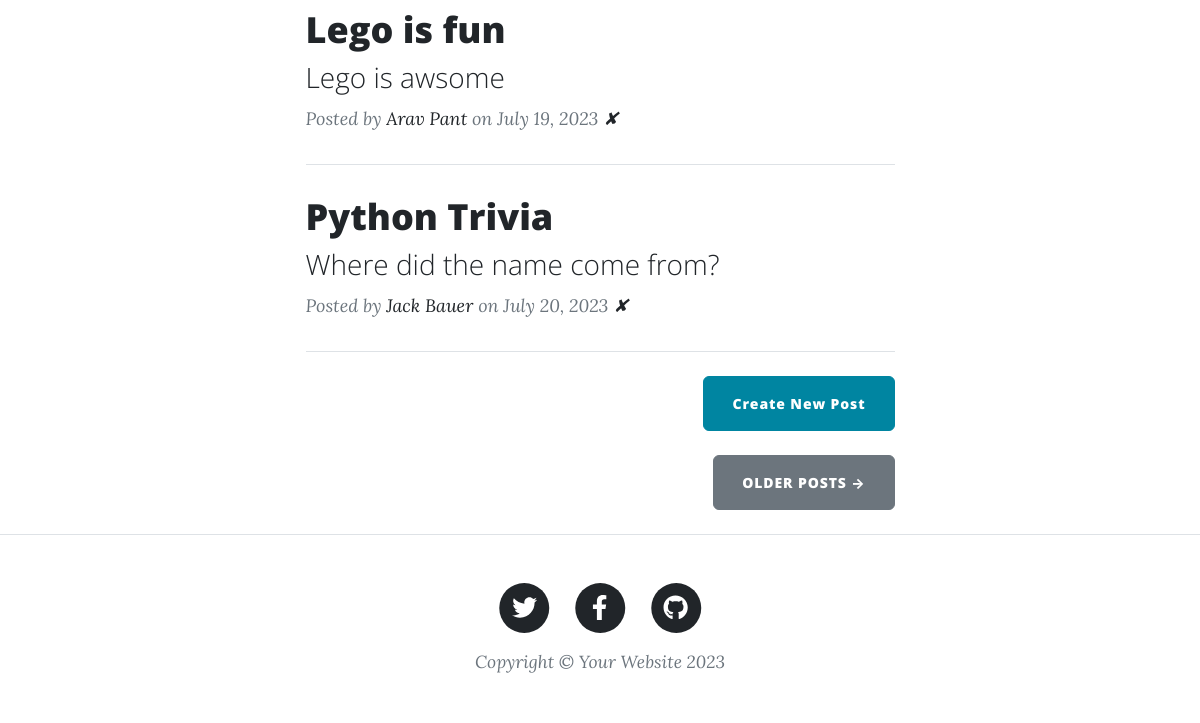
The app's page / (lower part), older data.
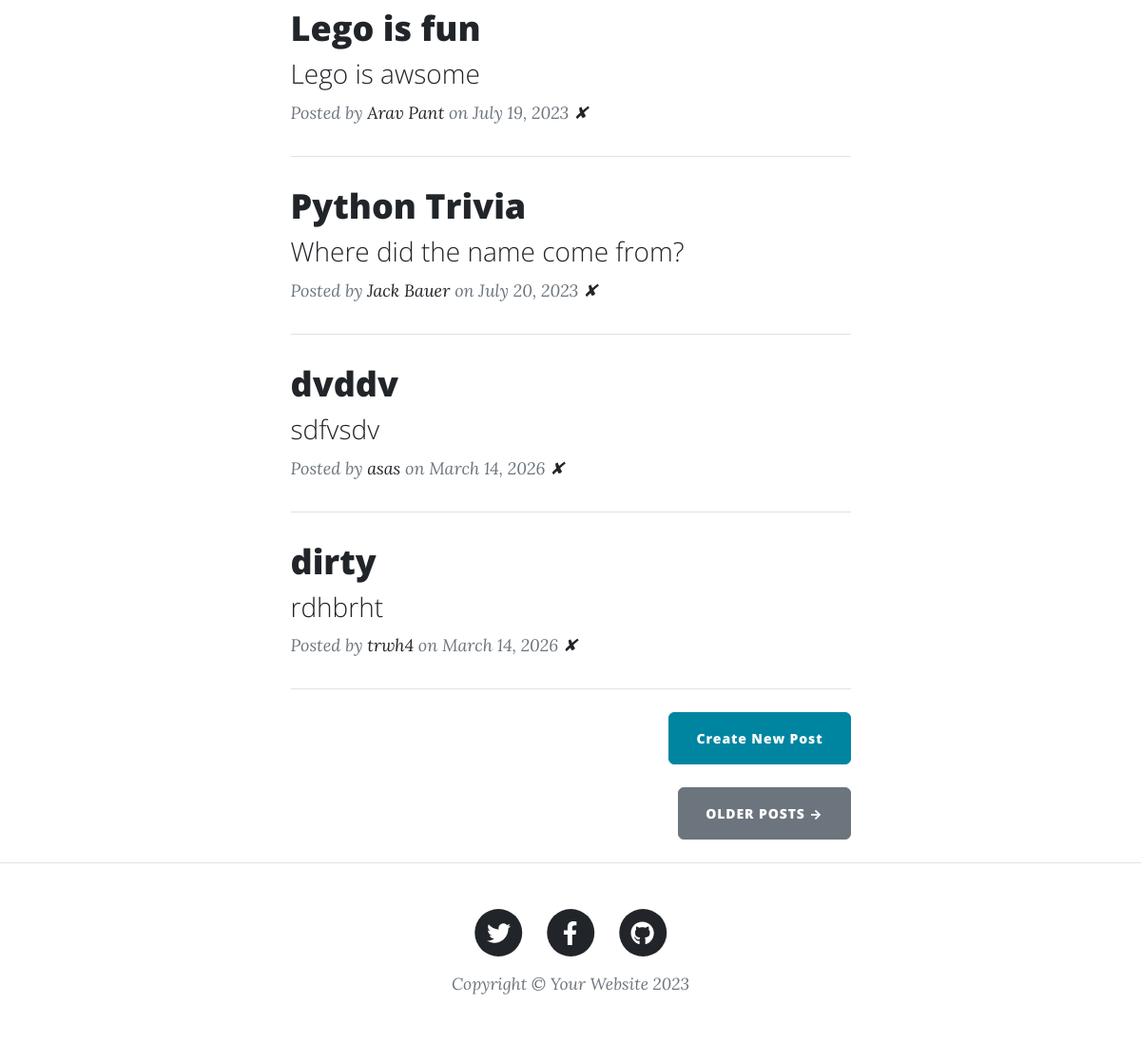
The same page, newer data.
### main.py (models this page shows)
class BlogPost(db.Model):
    id: Mapped[int] = mapped_column(Integer, primary_key=True)
    title: Mapped[str] = mapped_column(String(250), unique=True, nullable=False)
    subtitle: Mapped[str] = mapped_column(String(250), nullable=False)
    date: Mapped[str] = mapped_column(String(250), nullable=False)
    body: Mapped[str] = mapped_column(Text, nullable=False)
    author: Mapped[str] = mapped_column(String(250), nullable=False)
    img_url: Mapped[str] = mapped_column(String(250), nullable=False)

### main.py (the view)
@app.route('/')
def get_all_posts():
    result= db.session.execute(db.select(BlogPost))
    posts = result.scalars().all()
    return render_template("index.html", all_posts=posts)

### templates/index.html (shortened to what this page needs)
{% include "header.html" %}
<div class="container px-4 px-lg-5">
  <div class="row gx-4 gx-lg-5 justify-content-center">
    <div class="col-md-10 col-lg-8 col-xl-7">
      {% for post in all_posts %}
      <div class="post-preview">
        <a href="{{ url_for('show_post', post_id=post.id) }}">
          <h2 class="post-title">{{ post.title }}</h2>
          <h3 class="post-subtitle">{{ post.subtitle }}</h3>
        </a>
        <p class="post-meta">
          Posted by
          <a href="#">{{post.author}}</a>
          on {{post.date}}
            <a href="{{ url_for('delete_post',post_id = post.id) }}"> ✘ </a>
        </p>
      </div>
      <hr class="my-4" />
      {% endfor %}
      <div class="d-flex justify-content-end mb-4">
        <a
          class="btn btn-primary float-right"
          href="{{ url_for('add_new_post') }}"
          >Create New Post</a
        >
      </div>
      <div class="d-flex justify-content-end mb-4">
        <a class="btn btn-secondary text-uppercase" href="#!">Older Posts →</a>
      </div>
    </div>
  </div>
</div>
{% include "footer.html" %}

Row changes from the older to the newer data that the page shows:
added BlogPost: title "dvddv", subtitle "sdfvsdv", author "asas", date "March 14, 2026"
added BlogPost: title "dirty", subtitle "rdhbrht", author "trwh4", date "March 14, 2026"
